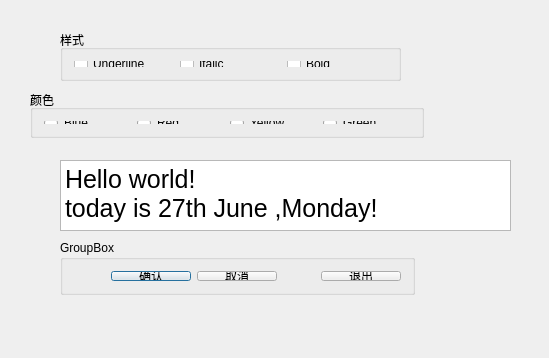
<?xml version="1.0" encoding="UTF-8"?>
<ui version="4.0">
 <class>Dialog</class>
 <widget class="QDialog" name="Dialog">
  <property name="geometry">
   <rect>
    <x>0</x>
    <y>0</y>
    <width>549</width>
    <height>358</height>
   </rect>
  </property>
  <property name="windowTitle">
   <string>Dialog</string>
  </property>
  <widget class="QGroupBox" name="fontstyle">
   <property name="geometry">
    <rect>
     <x>60</x>
     <y>30</y>
     <width>341</width>
     <height>51</height>
    </rect>
   </property>
   <property name="title">
    <string>样式</string>
   </property>
   <layout class="QHBoxLayout" name="horizontalLayout">
    <item>
     <widget class="QCheckBox" name="CheckBoxUnderline">
      <property name="text">
       <string>Underline</string>
      </property>
     </widget>
    </item>
    <item>
     <widget class="QCheckBox" name="CheckBoxItalic">
      <property name="text">
       <string>Italic</string>
      </property>
     </widget>
    </item>
    <item>
     <widget class="QCheckBox" name="CheckBoxBold">
      <property name="text">
       <string>Bold</string>
      </property>
     </widget>
    </item>
   </layout>
  </widget>
  <widget class="QGroupBox" name="color">
   <property name="geometry">
    <rect>
     <x>30</x>
     <y>90</y>
     <width>394</width>
     <height>48</height>
    </rect>
   </property>
   <property name="title">
    <string>颜色</string>
   </property>
   <layout class="QHBoxLayout" name="horizontalLayout_2">
    <item>
     <widget class="QRadioButton" name="radioButtonBlue">
      <property name="text">
       <string>Blue</string>
      </property>
     </widget>
    </item>
    <item>
     <widget class="QRadioButton" name="radioButton_Red">
      <property name="text">
       <string>Red</string>
      </property>
     </widget>
    </item>
    <item>
     <widget class="QRadioButton" name="radioButton_Yellow">
      <property name="text">
       <string>Yellow</string>
      </property>
     </widget>
    </item>
    <item>
     <widget class="QRadioButton" name="radioButton_Green">
      <property name="text">
       <string>Green</string>
      </property>
     </widget>
    </item>
   </layout>
  </widget>
  <widget class="QPlainTextEdit" name="plainTextEdit">
   <property name="geometry">
    <rect>
     <x>60</x>
     <y>160</y>
     <width>451</width>
     <height>71</height>
    </rect>
   </property>
   <property name="font">
    <font>
     <pointsize>19</pointsize>
    </font>
   </property>
   <property name="plainText">
    <string>Hello world!
today is 27th June ,Monday!</string>
   </property>
  </widget>
  <widget class="QGroupBox" name="groupBox">
   <property name="geometry">
    <rect>
     <x>60</x>
     <y>240</y>
     <width>355</width>
     <height>55</height>
    </rect>
   </property>
   <property name="title">
    <string>GroupBox</string>
   </property>
   <layout class="QHBoxLayout" name="horizontalLayout_3">
    <item>
     <spacer name="horizontalSpacer">
      <property name="orientation">
       <enum>Qt::Horizontal</enum>
      </property>
      <property name="sizeHint" stdset="0">
       <size>
        <width>40</width>
        <height>20</height>
       </size>
      </property>
     </spacer>
    </item>
    <item>
     <widget class="QPushButton" name="BntOK">
      <property name="text">
       <string>确认</string>
      </property>
     </widget>
    </item>
    <item>
     <widget class="QPushButton" name="BntCancel">
      <property name="text">
       <string>取消</string>
      </property>
     </widget>
    </item>
    <item>
     <spacer name="horizontalSpacer_2">
      <property name="orientation">
       <enum>Qt::Horizontal</enum>
      </property>
      <property name="sizeHint" stdset="0">
       <size>
        <width>40</width>
        <height>20</height>
       </size>
      </property>
     </spacer>
    </item>
    <item>
     <widget class="QPushButton" name="BntClose">
      <property name="text">
       <string>退出</string>
      </property>
     </widget>
    </item>
   </layout>
  </widget>
 </widget>
 <layoutdefault spacing="6" margin="11"/>
 <tabstops>
  <tabstop>CheckBoxUnderline</tabstop>
  <tabstop>CheckBoxItalic</tabstop>
  <tabstop>CheckBoxBold</tabstop>
  <tabstop>radioButtonBlue</tabstop>
  <tabstop>radioButton_Red</tabstop>
  <tabstop>radioButton_Yellow</tabstop>
  <tabstop>radioButton_Green</tabstop>
  <tabstop>plainTextEdit</tabstop>
  <tabstop>BntOK</tabstop>
  <tabstop>BntCancel</tabstop>
  <tabstop>BntClose</tabstop>
 </tabstops>
 <resources/>
 <connections>
  <connection>
   <sender>BntOK</sender>
   <signal>clicked()</signal>
   <receiver>Dialog</receiver>
   <slot>accept()</slot>
   <hints>
    <hint type="sourcelabel">
     <x>156</x>
     <y>273</y>
    </hint>
    <hint type="destinationlabel">
     <x>253</x>
     <y>153</y>
    </hint>
   </hints>
  </connection>
  <connection>
   <sender>BntCancel</sender>
   <signal>clicked()</signal>
   <receiver>Dialog</receiver>
   <slot>reject()</slot>
   <hints>
    <hint type="sourcelabel">
     <x>237</x>
     <y>273</y>
    </hint>
    <hint type="destinationlabel">
     <x>253</x>
     <y>153</y>
    </hint>
   </hints>
  </connection>
  <connection>
   <sender>BntClose</sender>
   <signal>clicked()</signal>
   <receiver>Dialog</receiver>
   <slot>close()</slot>
   <hints>
    <hint type="sourcelabel">
     <x>367</x>
     <y>273</y>
    </hint>
    <hint type="destinationlabel">
     <x>253</x>
     <y>153</y>
    </hint>
   </hints>
  </connection>
 </connections>
</ui>
